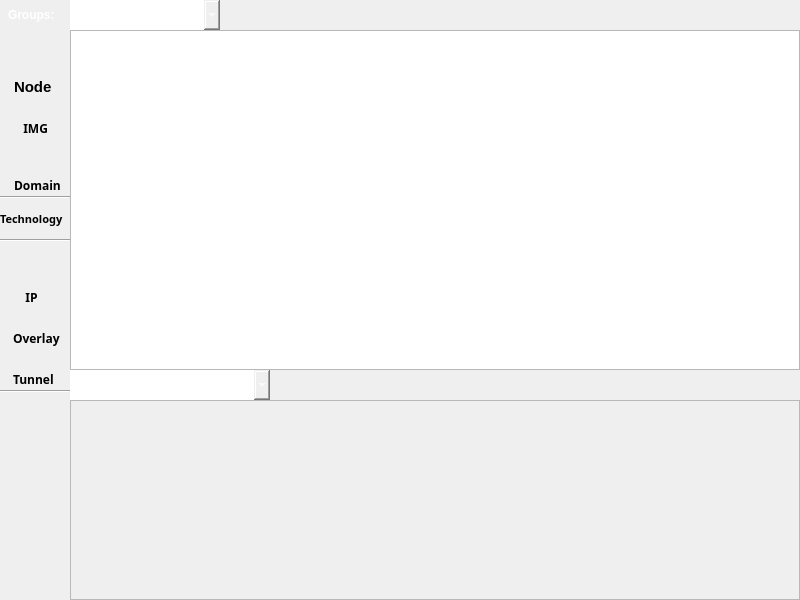
<?xml version="1.0" encoding="UTF-8"?>
<ui version="4.0">
 <class>MainWindow</class>
 <widget class="QMainWindow" name="MainWindow">
  <property name="geometry">
   <rect>
    <x>0</x>
    <y>0</y>
    <width>800</width>
    <height>600</height>
   </rect>
  </property>
  <property name="minimumSize">
   <size>
    <width>800</width>
    <height>600</height>
   </size>
  </property>
  <property name="maximumSize">
   <size>
    <width>16777215</width>
    <height>16777215</height>
   </size>
  </property>
  <property name="windowTitle">
   <string>Hamcast Demo</string>
  </property>
  <property name="layoutDirection">
   <enum>Qt::LeftToRight</enum>
  </property>
  <property name="iconSize">
   <size>
    <width>12</width>
    <height>12</height>
   </size>
  </property>
  <widget class="QWidget" name="centralWidget">
   <property name="minimumSize">
    <size>
     <width>800</width>
     <height>550</height>
    </size>
   </property>
   <property name="layoutDirection">
    <enum>Qt::LeftToRight</enum>
   </property>
   <layout class="QVBoxLayout" name="verticalLayout_4">
    <property name="spacing">
     <number>0</number>
    </property>
    <property name="margin">
     <number>0</number>
    </property>
    <item>
     <layout class="QHBoxLayout" name="horizontalLayout_5">
      <property name="spacing">
       <number>0</number>
      </property>
      <item>
       <widget class="QFrame" name="frame_3">
        <property name="minimumSize">
         <size>
          <width>70</width>
          <height>0</height>
         </size>
        </property>
        <property name="maximumSize">
         <size>
          <width>70</width>
          <height>30</height>
         </size>
        </property>
        <property name="styleSheet">
         <string notr="true">#frame_3{
border: none;
background: qlineargradient(x1: 0, y1: 0, x2: 0, y2: 1,
stop: 0 #a6a6a6, stop: 0.08 #7f7f7f,
stop: 0.39999 #717171, stop: 0.4 #626262,
stop: 0.9 #4c4c4c, stop: 1 #333333);
}</string>
        </property>
        <property name="frameShape">
         <enum>QFrame::StyledPanel</enum>
        </property>
        <property name="frameShadow">
         <enum>QFrame::Raised</enum>
        </property>
        <layout class="QHBoxLayout" name="horizontalLayout_6">
         <property name="spacing">
          <number>0</number>
         </property>
         <property name="leftMargin">
          <number>8</number>
         </property>
         <property name="topMargin">
          <number>0</number>
         </property>
         <property name="rightMargin">
          <number>0</number>
         </property>
         <property name="bottomMargin">
          <number>0</number>
         </property>
         <item>
          <widget class="QLabel" name="label_4">
           <property name="font">
            <font>
             <weight>75</weight>
             <bold>true</bold>
            </font>
           </property>
           <property name="styleSheet">
            <string notr="true">color: rgb(255, 255, 255);</string>
           </property>
           <property name="text">
            <string>Groups:</string>
           </property>
          </widget>
         </item>
        </layout>
       </widget>
      </item>
      <item>
       <widget class="QFrame" name="frame_2">
        <property name="minimumSize">
         <size>
          <width>0</width>
          <height>30</height>
         </size>
        </property>
        <property name="maximumSize">
         <size>
          <width>16777215</width>
          <height>30</height>
         </size>
        </property>
        <property name="styleSheet">
         <string notr="true">#frame_2 {
border: none;
background: qlineargradient(x1: 0, y1: 0, x2: 0, y2: 1,
stop: 0 #a6a6a6, stop: 0.08 #7f7f7f,
stop: 0.39999 #717171, stop: 0.4 #626262,
stop: 0.9 #4c4c4c, stop: 1 #333333);
}</string>
        </property>
        <property name="frameShape">
         <enum>QFrame::StyledPanel</enum>
        </property>
        <property name="frameShadow">
         <enum>QFrame::Raised</enum>
        </property>
        <layout class="QHBoxLayout" name="horizontalLayout_3">
         <property name="spacing">
          <number>0</number>
         </property>
         <property name="margin">
          <number>0</number>
         </property>
         <item>
          <widget class="QComboBox" name="comboBox">
           <property name="enabled">
            <bool>true</bool>
           </property>
           <property name="minimumSize">
            <size>
             <width>150</width>
             <height>30</height>
            </size>
           </property>
           <property name="maximumSize">
            <size>
             <width>200</width>
             <height>16777215</height>
            </size>
           </property>
           <property name="focusPolicy">
            <enum>Qt::NoFocus</enum>
           </property>
           <property name="styleSheet">
            <string notr="true">color: rgb(255, 255, 255);
border: none;
background: qlineargradient(x1: 0, y1: 0, x2: 0, y2: 1,
stop: 0 #a6a6a6, stop: 0.08 #7f7f7f,
stop: 0.39999 #717171, stop: 0.4 #626262,
stop: 0.9 #4c4c4c, stop: 1 #333333);
selection-background-color: rgb(74, 74, 74);
font: 75 11pt &quot;Ubuntu&quot;;
font:color white;
read-only combobox
</string>
           </property>
           <property name="editable">
            <bool>true</bool>
           </property>
           <property name="currentIndex">
            <number>-1</number>
           </property>
           <property name="sizeAdjustPolicy">
            <enum>QComboBox::AdjustToContents</enum>
           </property>
           <property name="frame">
            <bool>false</bool>
           </property>
          </widget>
         </item>
         <item>
          <spacer name="horizontalSpacer_3">
           <property name="orientation">
            <enum>Qt::Horizontal</enum>
           </property>
           <property name="sizeHint" stdset="0">
            <size>
             <width>40</width>
             <height>20</height>
            </size>
           </property>
          </spacer>
         </item>
        </layout>
       </widget>
      </item>
     </layout>
    </item>
    <item>
     <layout class="QGridLayout" name="gridLayout">
      <property name="spacing">
       <number>0</number>
      </property>
      <item row="0" column="1">
       <layout class="QVBoxLayout" name="verticalLayout">
        <property name="spacing">
         <number>0</number>
        </property>
        <item>
         <widget class="QGraphicsView" name="graphicsView">
          <property name="verticalScrollBarPolicy">
           <enum>Qt::ScrollBarAlwaysOff</enum>
          </property>
          <property name="horizontalScrollBarPolicy">
           <enum>Qt::ScrollBarAlwaysOff</enum>
          </property>
          <property name="dragMode">
           <enum>QGraphicsView::ScrollHandDrag</enum>
          </property>
          <property name="resizeAnchor">
           <enum>QGraphicsView::AnchorViewCenter</enum>
          </property>
         </widget>
        </item>
        <item>
         <layout class="QHBoxLayout" name="horizontalLayout_2">
          <property name="spacing">
           <number>0</number>
          </property>
          <item>
           <widget class="QComboBox" name="comboBox_2">
            <property name="enabled">
             <bool>true</bool>
            </property>
            <property name="minimumSize">
             <size>
              <width>200</width>
              <height>30</height>
             </size>
            </property>
            <property name="maximumSize">
             <size>
              <width>200</width>
              <height>16777215</height>
             </size>
            </property>
            <property name="focusPolicy">
             <enum>Qt::NoFocus</enum>
            </property>
            <property name="styleSheet">
             <string notr="true">color: rgb(255, 255, 255);
border: none;
background: qlineargradient(x1: 0, y1: 0, x2: 0, y2: 1,
stop: 0 #a6a6a6, stop: 0.08 #7f7f7f,
stop: 0.39999 #717171, stop: 0.4 #626262,
stop: 0.9 #4c4c4c, stop: 1 #333333);
selection-background-color: rgb(74, 74, 74);
font: 75 11pt &quot;Ubuntu&quot;;
font:color white;
read-only combobox</string>
            </property>
            <property name="editable">
             <bool>true</bool>
            </property>
            <property name="frame">
             <bool>false</bool>
            </property>
            <item>
             <property name="text">
              <string>Group detail</string>
             </property>
            </item>
            <item>
             <property name="text">
              <string>Node list</string>
             </property>
            </item>
            <item>
             <property name="text">
              <string>Group list</string>
             </property>
            </item>
            <item>
             <property name="text">
              <string>Node detail</string>
             </property>
            </item>
           </widget>
          </item>
          <item>
           <widget class="QFrame" name="frame_4">
            <property name="minimumSize">
             <size>
              <width>0</width>
              <height>30</height>
             </size>
            </property>
            <property name="maximumSize">
             <size>
              <width>16777215</width>
              <height>30</height>
             </size>
            </property>
            <property name="styleSheet">
             <string notr="true">#frame_4{
border: none;
background: qlineargradient(x1: 0, y1: 0, x2: 0, y2: 1,
stop: 0 #a6a6a6, stop: 0.08 #7f7f7f,
stop: 0.39999 #717171, stop: 0.4 #626262,
stop: 0.9 #4c4c4c, stop: 1 #333333);
}</string>
            </property>
            <property name="frameShape">
             <enum>QFrame::StyledPanel</enum>
            </property>
            <property name="frameShadow">
             <enum>QFrame::Raised</enum>
            </property>
            <property name="lineWidth">
             <number>1</number>
            </property>
            <layout class="QHBoxLayout" name="horizontalLayout">
             <property name="spacing">
              <number>0</number>
             </property>
             <property name="margin">
              <number>0</number>
             </property>
             <item>
              <spacer name="horizontalSpacer_2">
               <property name="orientation">
                <enum>Qt::Horizontal</enum>
               </property>
               <property name="sizeHint" stdset="0">
                <size>
                 <width>40</width>
                 <height>20</height>
                </size>
               </property>
              </spacer>
             </item>
             <item>
              <widget class="QPushButton" name="window_button">
               <property name="minimumSize">
                <size>
                 <width>30</width>
                 <height>30</height>
                </size>
               </property>
               <property name="maximumSize">
                <size>
                 <width>30</width>
                 <height>30</height>
                </size>
               </property>
               <property name="focusPolicy">
                <enum>Qt::NoFocus</enum>
               </property>
               <property name="styleSheet">
                <string notr="true">#window_button{
border: none;
background: qlineargradient(x1: 0, y1: 0, x2: 0, y2: 1,
stop: 0 #a6a6a6, stop: 0.08 #7f7f7f,
stop: 0.39999 #717171, stop: 0.4 #626262,
stop: 0.9 #4c4c4c, stop: 1 #333333);
}
#window_button:hover {
background: qradialgradient(cx: 0.3, cy: -0.4,
fx: 0.3, fy: -0.4,
radius: 1.35, stop: 0 #fff, stop: 1 #bbb);
}

#window_button:pressed_2 {
background: qradialgradient(cx: 0.4, cy: -0.1,
fx: 0.4, fy: -0.1,
radius: 1.35, stop: 0 #fff, stop: 1 #ddd);
}</string>
               </property>
               <property name="text">
                <string/>
               </property>
              </widget>
             </item>
            </layout>
           </widget>
          </item>
         </layout>
        </item>
        <item>
         <widget class="QFrame" name="frame_6">
          <property name="minimumSize">
           <size>
            <width>0</width>
            <height>200</height>
           </size>
          </property>
          <property name="maximumSize">
           <size>
            <width>16777215</width>
            <height>200</height>
           </size>
          </property>
          <property name="frameShape">
           <enum>QFrame::StyledPanel</enum>
          </property>
          <property name="frameShadow">
           <enum>QFrame::Raised</enum>
          </property>
          <property name="lineWidth">
           <number>0</number>
          </property>
          <layout class="QHBoxLayout" name="info_layout">
           <property name="spacing">
            <number>0</number>
           </property>
           <property name="margin">
            <number>0</number>
           </property>
          </layout>
         </widget>
        </item>
       </layout>
      </item>
      <item row="0" column="0">
       <widget class="QFrame" name="frame">
        <property name="minimumSize">
         <size>
          <width>70</width>
          <height>0</height>
         </size>
        </property>
        <property name="maximumSize">
         <size>
          <width>70</width>
          <height>16777215</height>
         </size>
        </property>
        <property name="layoutDirection">
         <enum>Qt::LeftToRight</enum>
        </property>
        <property name="styleSheet">
         <string notr="true"/>
        </property>
        <property name="frameShadow">
         <enum>QFrame::Sunken</enum>
        </property>
        <property name="lineWidth">
         <number>0</number>
        </property>
        <layout class="QVBoxLayout" name="verticalLayout_2">
         <property name="spacing">
          <number>2</number>
         </property>
         <property name="leftMargin">
          <number>0</number>
         </property>
         <property name="topMargin">
          <number>3</number>
         </property>
         <property name="rightMargin">
          <number>0</number>
         </property>
         <property name="bottomMargin">
          <number>0</number>
         </property>
         <item>
          <layout class="QGridLayout" name="gridLayout_3">
           <property name="horizontalSpacing">
            <number>0</number>
           </property>
           <property name="verticalSpacing">
            <number>5</number>
           </property>
           <item row="4" column="1">
            <widget class="QLabel" name="label">
             <property name="font">
              <font>
               <family>Waree</family>
               <pointsize>9</pointsize>
               <weight>75</weight>
               <italic>false</italic>
               <bold>true</bold>
              </font>
             </property>
             <property name="text">
              <string>   IMG</string>
             </property>
            </widget>
           </item>
           <item row="1" column="0">
            <spacer name="horizontalSpacer_4">
             <property name="orientation">
              <enum>Qt::Horizontal</enum>
             </property>
             <property name="sizeType">
              <enum>QSizePolicy::Fixed</enum>
             </property>
             <property name="sizeHint" stdset="0">
              <size>
               <width>5</width>
               <height>20</height>
              </size>
             </property>
            </spacer>
           </item>
           <item row="2" column="1">
            <widget class="QLabel" name="label_9">
             <property name="font">
              <font>
               <family>Arial</family>
               <pointsize>11</pointsize>
               <weight>75</weight>
               <italic>false</italic>
               <bold>true</bold>
              </font>
             </property>
             <property name="styleSheet">
              <string notr="true"/>
             </property>
             <property name="text">
              <string>Node</string>
             </property>
            </widget>
           </item>
           <item row="5" column="1">
            <widget class="QLabel" name="label_5">
             <property name="minimumSize">
              <size>
               <width>40</width>
               <height>30</height>
              </size>
             </property>
             <property name="maximumSize">
              <size>
               <width>45</width>
               <height>35</height>
              </size>
             </property>
             <property name="text">
              <string/>
             </property>
             <property name="pixmap">
              <pixmap resource="images.qrc">:/CLOUD</pixmap>
             </property>
             <property name="scaledContents">
              <bool>true</bool>
             </property>
            </widget>
           </item>
           <item row="1" column="1">
            <widget class="QLabel" name="label_3">
             <property name="maximumSize">
              <size>
               <width>40</width>
               <height>40</height>
              </size>
             </property>
             <property name="text">
              <string/>
             </property>
             <property name="pixmap">
              <pixmap resource="images.qrc">:/NODE</pixmap>
             </property>
             <property name="scaledContents">
              <bool>true</bool>
             </property>
            </widget>
           </item>
           <item row="6" column="1">
            <widget class="QLabel" name="label_10">
             <property name="font">
              <font>
               <family>Waree</family>
               <pointsize>9</pointsize>
               <weight>75</weight>
               <italic>false</italic>
               <bold>true</bold>
              </font>
             </property>
             <property name="text">
              <string>Domain</string>
             </property>
             <property name="scaledContents">
              <bool>false</bool>
             </property>
            </widget>
           </item>
           <item row="3" column="1">
            <widget class="QLabel" name="label_2">
             <property name="maximumSize">
              <size>
               <width>40</width>
               <height>40</height>
              </size>
             </property>
             <property name="text">
              <string/>
             </property>
             <property name="pixmap">
              <pixmap resource="images.qrc">:/IMG</pixmap>
             </property>
             <property name="scaledContents">
              <bool>true</bool>
             </property>
            </widget>
           </item>
           <item row="0" column="1">
            <spacer name="verticalSpacer_2">
             <property name="orientation">
              <enum>Qt::Vertical</enum>
             </property>
             <property name="sizeType">
              <enum>QSizePolicy::Fixed</enum>
             </property>
             <property name="sizeHint" stdset="0">
              <size>
               <width>20</width>
               <height>20</height>
              </size>
             </property>
            </spacer>
           </item>
          </layout>
         </item>
         <item>
          <widget class="Line" name="line_3">
           <property name="orientation">
            <enum>Qt::Horizontal</enum>
           </property>
          </widget>
         </item>
         <item>
          <spacer name="verticalSpacer_3">
           <property name="orientation">
            <enum>Qt::Vertical</enum>
           </property>
           <property name="sizeType">
            <enum>QSizePolicy::Fixed</enum>
           </property>
           <property name="sizeHint" stdset="0">
            <size>
             <width>10</width>
             <height>10</height>
            </size>
           </property>
          </spacer>
         </item>
         <item>
          <widget class="QLabel" name="label_11">
           <property name="font">
            <font>
             <family>Waree</family>
             <pointsize>8</pointsize>
             <weight>75</weight>
             <italic>false</italic>
             <bold>true</bold>
            </font>
           </property>
           <property name="text">
            <string>Technology</string>
           </property>
          </widget>
         </item>
         <item>
          <spacer name="verticalSpacer_4">
           <property name="orientation">
            <enum>Qt::Vertical</enum>
           </property>
           <property name="sizeType">
            <enum>QSizePolicy::Fixed</enum>
           </property>
           <property name="sizeHint" stdset="0">
            <size>
             <width>20</width>
             <height>10</height>
            </size>
           </property>
          </spacer>
         </item>
         <item>
          <widget class="Line" name="line_4">
           <property name="orientation">
            <enum>Qt::Horizontal</enum>
           </property>
          </widget>
         </item>
         <item>
          <layout class="QGridLayout" name="gridLayout_2">
           <property name="horizontalSpacing">
            <number>0</number>
           </property>
           <property name="verticalSpacing">
            <number>5</number>
           </property>
           <item row="7" column="1">
            <widget class="QLabel" name="label_15">
             <property name="font">
              <font>
               <family>Waree</family>
               <pointsize>9</pointsize>
               <weight>75</weight>
               <italic>false</italic>
               <bold>true</bold>
              </font>
             </property>
             <property name="text">
              <string>Tunnel</string>
             </property>
            </widget>
           </item>
           <item row="3" column="1">
            <widget class="QLabel" name="label_13">
             <property name="font">
              <font>
               <family>Waree</family>
               <pointsize>9</pointsize>
               <weight>75</weight>
               <italic>false</italic>
               <bold>true</bold>
              </font>
             </property>
             <property name="text">
              <string>    IP</string>
             </property>
            </widget>
           </item>
           <item row="4" column="1">
            <widget class="QLabel" name="label_7">
             <property name="maximumSize">
              <size>
               <width>40</width>
               <height>40</height>
              </size>
             </property>
             <property name="text">
              <string/>
             </property>
             <property name="pixmap">
              <pixmap resource="images.qrc">:/OVERLAY</pixmap>
             </property>
             <property name="scaledContents">
              <bool>true</bool>
             </property>
            </widget>
           </item>
           <item row="2" column="0">
            <spacer name="horizontalSpacer_5">
             <property name="orientation">
              <enum>Qt::Horizontal</enum>
             </property>
             <property name="sizeType">
              <enum>QSizePolicy::Fixed</enum>
             </property>
             <property name="sizeHint" stdset="0">
              <size>
               <width>3</width>
               <height>20</height>
              </size>
             </property>
            </spacer>
           </item>
           <item row="5" column="1">
            <widget class="QLabel" name="label_14">
             <property name="font">
              <font>
               <family>Waree</family>
               <pointsize>9</pointsize>
               <weight>75</weight>
               <italic>false</italic>
               <bold>true</bold>
              </font>
             </property>
             <property name="text">
              <string>Overlay</string>
             </property>
            </widget>
           </item>
           <item row="2" column="1">
            <widget class="QLabel" name="label_6">
             <property name="minimumSize">
              <size>
               <width>40</width>
               <height>40</height>
              </size>
             </property>
             <property name="maximumSize">
              <size>
               <width>40</width>
               <height>40</height>
              </size>
             </property>
             <property name="text">
              <string/>
             </property>
             <property name="pixmap">
              <pixmap resource="images.qrc">:/MULTICAST</pixmap>
             </property>
             <property name="scaledContents">
              <bool>true</bool>
             </property>
            </widget>
           </item>
           <item row="6" column="1">
            <widget class="QLabel" name="label_8">
             <property name="maximumSize">
              <size>
               <width>40</width>
               <height>40</height>
              </size>
             </property>
             <property name="text">
              <string/>
             </property>
             <property name="pixmap">
              <pixmap resource="images.qrc">:/TUNNEL</pixmap>
             </property>
             <property name="scaledContents">
              <bool>true</bool>
             </property>
            </widget>
           </item>
          </layout>
         </item>
         <item>
          <widget class="Line" name="line">
           <property name="orientation">
            <enum>Qt::Horizontal</enum>
           </property>
          </widget>
         </item>
         <item>
          <spacer name="verticalSpacer">
           <property name="orientation">
            <enum>Qt::Vertical</enum>
           </property>
           <property name="sizeHint" stdset="0">
            <size>
             <width>20</width>
             <height>40</height>
            </size>
           </property>
          </spacer>
         </item>
         <item>
          <widget class="QFrame" name="frame_5">
           <property name="minimumSize">
            <size>
             <width>0</width>
             <height>30</height>
            </size>
           </property>
           <property name="maximumSize">
            <size>
             <width>16777215</width>
             <height>30</height>
            </size>
           </property>
           <property name="styleSheet">
            <string notr="true">#frame_5{
border: none;
background: qlineargradient(x1: 0, y1: 0, x2: 0, y2: 1,
stop: 0 #a6a6a6, stop: 0.08 #7f7f7f,
stop: 0.39999 #717171, stop: 0.4 #626262,
stop: 0.9 #4c4c4c, stop: 1 #333333);
}</string>
           </property>
           <property name="frameShape">
            <enum>QFrame::StyledPanel</enum>
           </property>
           <property name="frameShadow">
            <enum>QFrame::Raised</enum>
           </property>
           <layout class="QHBoxLayout" name="horizontalLayout_4">
            <property name="spacing">
             <number>0</number>
            </property>
            <property name="margin">
             <number>0</number>
            </property>
            <item>
             <widget class="QPushButton" name="close_button">
              <property name="minimumSize">
               <size>
                <width>30</width>
                <height>30</height>
               </size>
              </property>
              <property name="maximumSize">
               <size>
                <width>30</width>
                <height>30</height>
               </size>
              </property>
              <property name="focusPolicy">
               <enum>Qt::NoFocus</enum>
              </property>
              <property name="styleSheet">
               <string notr="true">#close_button{
border: none;
background: qlineargradient(x1: 0, y1: 0, x2: 0, y2: 1,
stop: 0 #a6a6a6, stop: 0.08 #7f7f7f,
stop: 0.39999 #717171, stop: 0.4 #626262,
stop: 0.9 #4c4c4c, stop: 1 #333333);
}
#close_button:hover {
background: qradialgradient(cx: 0.3, cy: -0.4,
fx: 0.3, fy: -0.4,
radius: 1.35, stop: 0 #fff, stop: 1 #bbb);
}

#close_button:pressed {
background: qradialgradient(cx: 0.4, cy: -0.1,
fx: 0.4, fy: -0.1,
radius: 1.35, stop: 0 #fff, stop: 1 #ddd);
}</string>
              </property>
              <property name="text">
               <string/>
              </property>
              <property name="icon">
               <iconset resource="images.qrc">
                <normaloff>:/power</normaloff>:/power</iconset>
              </property>
             </widget>
            </item>
            <item>
             <widget class="QPushButton" name="fullscreen_button">
              <property name="minimumSize">
               <size>
                <width>30</width>
                <height>30</height>
               </size>
              </property>
              <property name="maximumSize">
               <size>
                <width>30</width>
                <height>30</height>
               </size>
              </property>
              <property name="focusPolicy">
               <enum>Qt::NoFocus</enum>
              </property>
              <property name="styleSheet">
               <string notr="true">#fullscreen_button{
border: none;
background: qlineargradient(x1: 0, y1: 0, x2: 0, y2: 1,
stop: 0 #a6a6a6, stop: 0.08 #7f7f7f,
stop: 0.39999 #717171, stop: 0.4 #626262,
stop: 0.9 #4c4c4c, stop: 1 #333333);
}
#fullscreen_button:hover {
background: qradialgradient(cx: 0.3, cy: -0.4,
fx: 0.3, fy: -0.4,
radius: 1.35, stop: 0 #fff, stop: 1 #bbb);
}

#fullscreen_button:pressed {
background: qradialgradient(cx: 0.4, cy: -0.1,
fx: 0.4, fy: -0.1,
radius: 1.35, stop: 0 #fff, stop: 1 #ddd);
}</string>
              </property>
              <property name="text">
               <string/>
              </property>
              <property name="icon">
               <iconset resource="images.qrc">
                <normaloff>:/FULLSCRREN</normaloff>:/FULLSCRREN</iconset>
              </property>
             </widget>
            </item>
            <item>
             <spacer name="horizontalSpacer">
              <property name="orientation">
               <enum>Qt::Horizontal</enum>
              </property>
              <property name="sizeHint" stdset="0">
               <size>
                <width>40</width>
                <height>20</height>
               </size>
              </property>
             </spacer>
            </item>
           </layout>
          </widget>
         </item>
        </layout>
       </widget>
      </item>
     </layout>
    </item>
   </layout>
  </widget>
 </widget>
 <layoutdefault spacing="6" margin="11"/>
 <resources>
  <include location="images.qrc"/>
 </resources>
 <connections/>
</ui>
